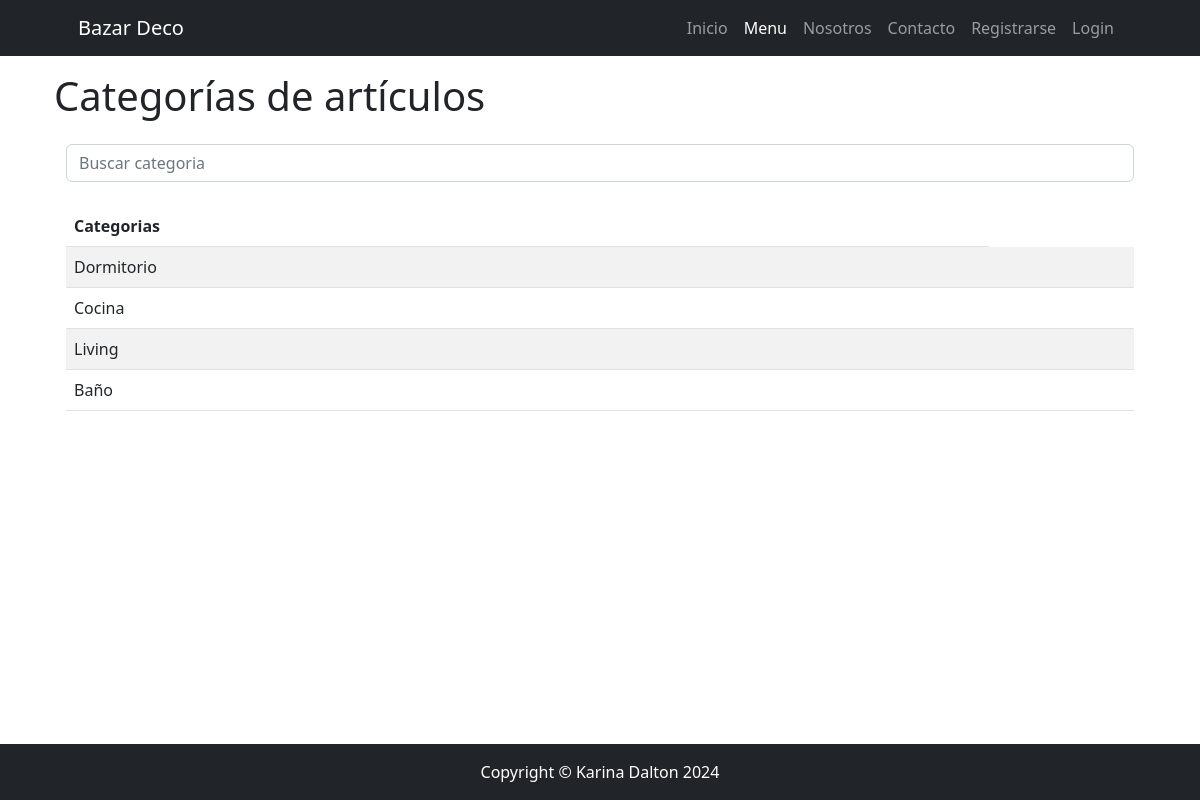
The app's page /catalogo/categoria/list/ with its own data.
### apps/catalogo/models.py (models this page shows, shortened)
class Categoria(models.Model):
    nombre = models.CharField(max_length=100)

### apps/catalogo/views.py (the view)
# urls.py: path("categoria/list/", CategoriaList.as_view(), name="categoria_list"),
class CategoriaList(ListView):
    model = Categoria
    template_name = 'catalogo/categoria_list.html'
    def get_queryset(self):
        if self.request.GET.get("consulta"):
            consulta = self.request.GET.get("consulta")
            object_list = Categoria.objects.filter(nombre__icontains=consulta)
        else:
            object_list = Categoria.objects.all()
        return object_list

### apps/catalogo/templates/catalogo/categoria_list.html (shortened to what this page needs)
{% extends 'core/base.html' %}
{% block content_title %}
Categorías de artículos
{% endblock content_title %}
{% block content %}
<div class="container">
    <div class="mb-4">
        <form method="get">
            <input type="text" class="form-control" name="consulta" placeholder="Buscar categoria">
        </form>
    </div>
    <table class="table table-striped">
        <thead>
            <tr>
                <th>Categorias</th>
            </tr>
        </thead>
        <tbody>
            {% for categoria in object_list %}
            <tr>
                <td>{{ categoria.nombre }}</td>
                <td>
                </td>
            </tr>
            {% empty %}
            <tr>
                <td class="text-center">No hay categorías disponibles.</td>
            </tr>
            {% endfor %}
        </tbody>
    </table>
</div>
{% endblock content %}

### apps/core/templates/core/base.html (style rules this page uses)
body { margin-bottom: 70px; }

### records on screen
Categoria: nombre "Dormitorio"
Categoria: nombre "Cocina"
Categoria: nombre "Living"
Categoria: nombre "Baño"
